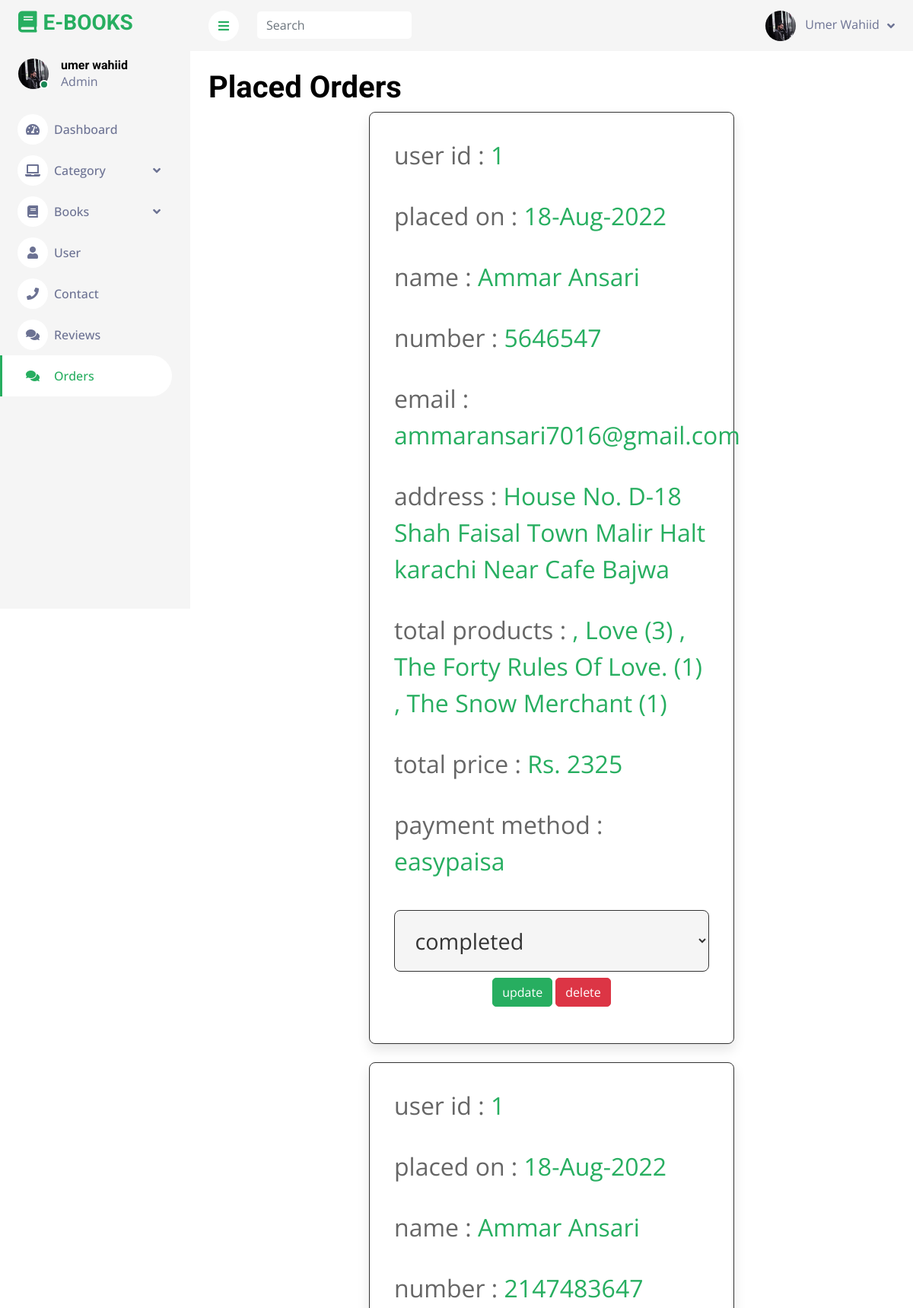
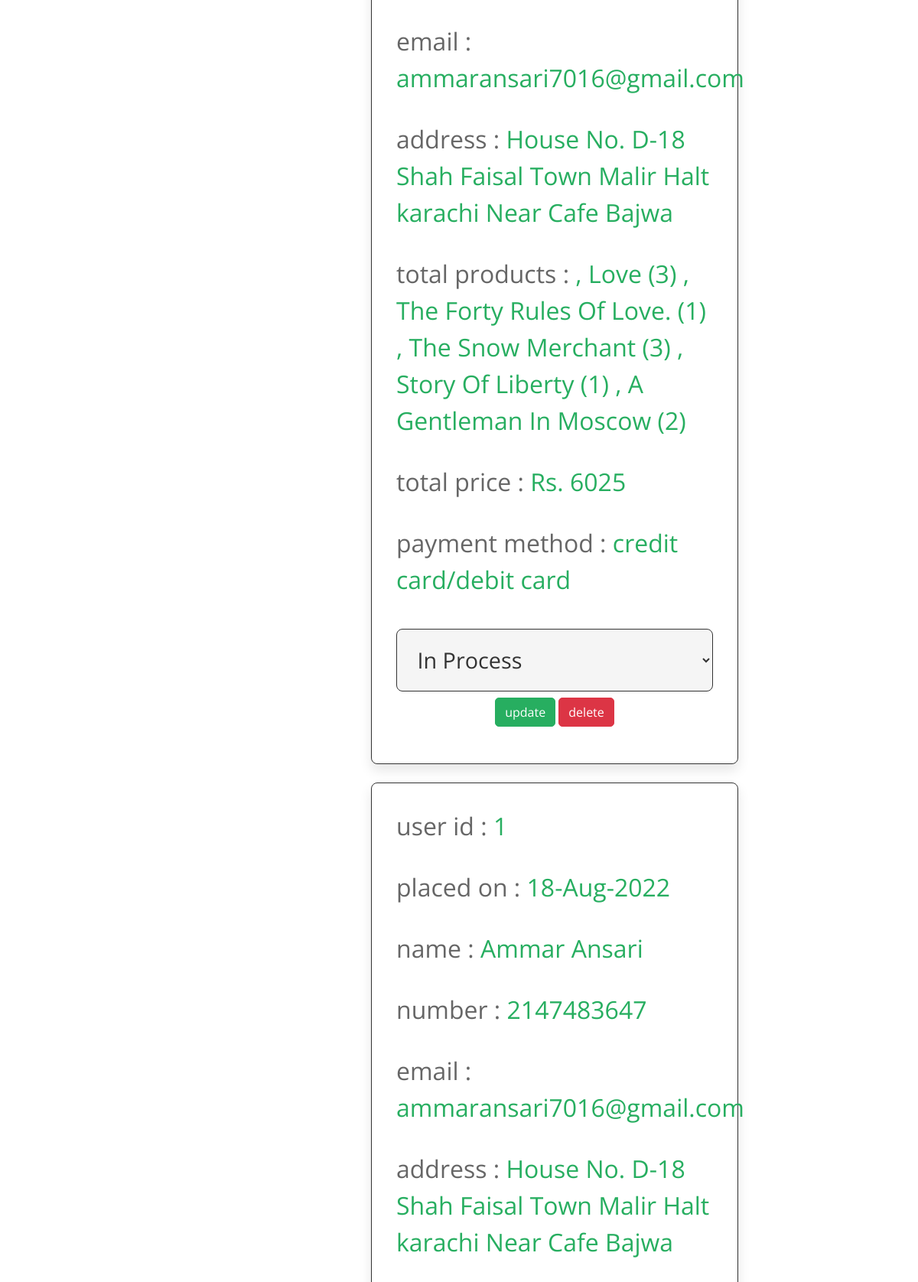
Page /dashboard/views/index.php?orders (signed in, upper part) on the committed database (2 pictures, top to bottom).
### tables this page shows
CREATE TABLE `tbl_book_order` (
  `order_id` int(11) NOT NULL,
  `user_id` int(11) NOT NULL,
  `user_name` varchar(25) NOT NULL,
  `user_number` varchar(25) NOT NULL,
  `user_email` varchar(25) NOT NULL,
  `order_method` varchar(50) NOT NULL,
  `user_address` varchar(500) NOT NULL,
  `total_products` varchar(1000) NOT NULL,
  `total_price` int(100) NOT NULL,
  `placed_on` varchar(50) NOT NULL,
  `payment_status` varchar(25) NOT NULL
);

### dashboard/views/order.php (the view, shortened to what this page needs)
<?php
require "../apis/connection.php";
?>
<!DOCTYPE html>
<html lang="en">
<head>
</head>
<body>
    <section class="orders">
        <h1 class="title">Placed Orders</h1>
        <div class="box-container">
            <?php
            $select_orders = mysqli_query($con, "SELECT * FROM `tbl_book_order`") or die('query failed');
            if (mysqli_num_rows($select_orders) > 0) {
                while ($fetch_orders = mysqli_fetch_assoc($select_orders)) {
            ?>
            <div class="box">
                <p> user id : <span><?php echo $fetch_orders['user_id']; ?></span> </p>
                <p> placed on : <span><?php echo $fetch_orders['placed_on']; ?></span> </p>
                <p> name : <span><?php echo $fetch_orders['user_name']; ?></span> </p>
                <p> number : <span><?php echo $fetch_orders['user_number']; ?></span> </p>
                <p> email : <span><?php echo $fetch_orders['user_email']; ?></span> </p>
                <p> address : <span><?php echo $fetch_orders['user_address']; ?></span> </p>
                <p> total products : <span><?php echo $fetch_orders['total_products']; ?></span> </p>
                <p> total price : <span>Rs. <?php echo $fetch_orders['total_price']; ?></span> </p>
                <p> payment method : <span><?php echo $fetch_orders['order_method']; ?></span> </p>
                <form action="" method="post">
                    <select name="update_payment">
                        <option value="" selected disabled><?php echo $fetch_orders['payment_status']; ?></option>
                    </select>
                    <input type="submit" value="update" name="update_order" class="btn btn-primary">
                    <a href="order.php?delete=<?php echo $fetch_orders['order_id']; ?>"
                        onclick="return confirm('delete this order?');" class="btn btn-danger">delete</a>
                </form>
            </div>
            <?php
                }
            } else {
                echo '<p class="empty">no orders placed yet!</p>';
            }
            ?>
        </div>
    </section>
</body>
</html>

### dashboard/views/css/style.css (style rules this page uses)
:root { --primary: #27ae60; --secondary: whitesmoke; --light: #6C7293; --dark: white; }
.btn { transition: .5s; }

### dashboard/views/order.php (style rules this page uses)
:root { --purple: #27ae60; --red: #c0392b; --orange: #f39c12; --black: #333; --white: #fff; --light-color: #666; --light-white: #ccc; --light-bg: #f5f5f5; --border: .1rem solid var(--black); --box-shadow: 0 .5rem 1rem rgba(0, 0, 0, .1); }
.orders .box-container { display: grid; grid-template-columns: repeat(auto-fit, 30rem); justify-content: center; gap: 1.5rem; max-width: 1200px; margin: 0 auto; align-items: flex-start; }
.orders .box-container .box { background-color: var(--white); padding: 2rem; border: var(--border); box-shadow: var(--box-shadow); border-radius: .5rem; }
.orders .box-container .box p { padding-bottom: 1rem; font-size: 2rem; color: var(--light-color); }
.orders .box-container .box p span { color: var(--purple); }
.orders .box-container .box form { text-align: center; }
.orders .box-container .box form select { border-radius: .5rem; margin: .5rem 0; width: 100%; background-color: var(--light-bg); border: var(--border); padding: 1.2rem 1.4rem; font-size: 1.8rem; color: var(--black); }

### rows in the picture
tbl_book_order: user "1", placed_on "18-Aug-2022", user_name "Ammar Ansari", user_number "5646547", user_email "ammaransari7016@gmail.com", user_address "House No. D-18 Shah Faisal Town Malir Halt karachi Near Cafe Bajwa", total_products ", Love (3) , The Forty Rules Of Love. (1) , The Snow Merchant (1)", total_price "2325", order_method "easypaisa", update_payment "completed"
tbl_book_order: user "1", placed_on "18-Aug-2022", user_name "Ammar Ansari", user_number "2147483647", user_email "ammaransari7016@gmail.com", user_address "House No. D-18 Shah Faisal Town Malir Halt karachi Near Cafe Bajwa", total_products ", Love (3) , The Forty Rules Of Love. (1) , The Snow Merchant (3) , Story Of Liberty (1) , A Gentleman In Moscow (2)", total_price "6025", order_method "credit card/debit card", update_payment "In Process"
tbl_book_order: user "1", placed_on "18-Aug-2022", user_name "Ammar Ansari", user_number "2147483647", user_email "ammaransari7016@gmail.com", user_address "House No. D-18 Shah Faisal Town Malir Halt karachi Near Cafe Bajwa"
